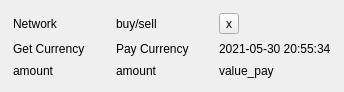
<?xml version="1.0" encoding="UTF-8"?>
<ui version="4.0">
 <class>trade_widget</class>
 <widget class="QWidget" name="trade_widget">
  <property name="geometry">
   <rect>
    <x>0</x>
    <y>0</y>
    <width>344</width>
    <height>92</height>
   </rect>
  </property>
  <property name="windowTitle">
   <string>Form</string>
  </property>
  <layout class="QHBoxLayout" name="horizontalLayout">
   <item>
    <widget class="QWidget" name="controls" native="true">
     <layout class="QGridLayout" name="gridLayout_4">
      <property name="leftMargin">
       <number>2</number>
      </property>
      <property name="topMargin">
       <number>2</number>
      </property>
      <property name="rightMargin">
       <number>2</number>
      </property>
      <property name="bottomMargin">
       <number>2</number>
      </property>
      <item row="2" column="0">
       <widget class="QLabel" name="amount_get">
        <property name="text">
         <string>amount</string>
        </property>
       </widget>
      </item>
      <item row="0" column="1">
       <widget class="QLabel" name="buy_sell">
        <property name="text">
         <string>buy/sell</string>
        </property>
       </widget>
      </item>
      <item row="1" column="1">
       <widget class="QLabel" name="currency_pay">
        <property name="text">
         <string>Pay Currency</string>
        </property>
        <property name="alignment">
         <set>Qt::AlignLeading|Qt::AlignLeft|Qt::AlignVCenter</set>
        </property>
       </widget>
      </item>
      <item row="1" column="0">
       <widget class="QLabel" name="currency_get">
        <property name="text">
         <string>Get Currency</string>
        </property>
        <property name="alignment">
         <set>Qt::AlignLeading|Qt::AlignLeft|Qt::AlignVCenter</set>
        </property>
       </widget>
      </item>
      <item row="2" column="1">
       <widget class="QLabel" name="amount_pay">
        <property name="text">
         <string>amount</string>
        </property>
       </widget>
      </item>
      <item row="1" column="2">
       <widget class="QLabel" name="date_time">
        <property name="text">
         <string>2021-05-30 20:55:34</string>
        </property>
       </widget>
      </item>
      <item row="2" column="2">
       <widget class="QLabel" name="value_pay">
        <property name="text">
         <string>value_pay</string>
        </property>
        <property name="alignment">
         <set>Qt::AlignLeading|Qt::AlignLeft|Qt::AlignVCenter</set>
        </property>
       </widget>
      </item>
      <item row="0" column="0">
       <widget class="QLabel" name="network">
        <property name="text">
         <string>Network</string>
        </property>
        <property name="alignment">
         <set>Qt::AlignLeading|Qt::AlignLeft|Qt::AlignVCenter</set>
        </property>
       </widget>
      </item>
      <item row="0" column="2">
       <widget class="QToolButton" name="exec">
        <property name="text">
         <string>x</string>
        </property>
        <property name="toolButtonStyle">
         <enum>Qt::ToolButtonTextOnly</enum>
        </property>
       </widget>
      </item>
     </layout>
    </widget>
   </item>
  </layout>
 </widget>
 <resources/>
 <connections/>
</ui>
